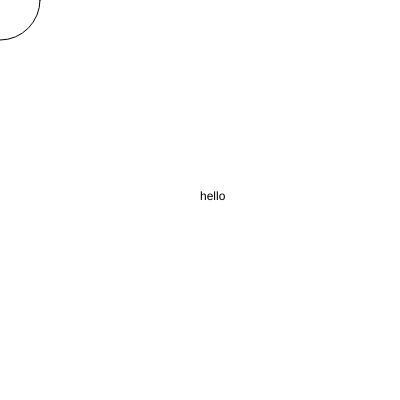
Frame 1 (no input)
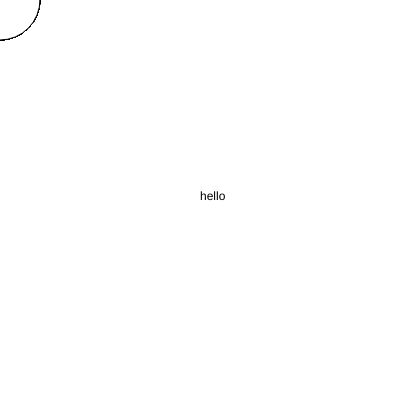
Frame 60 (no input)
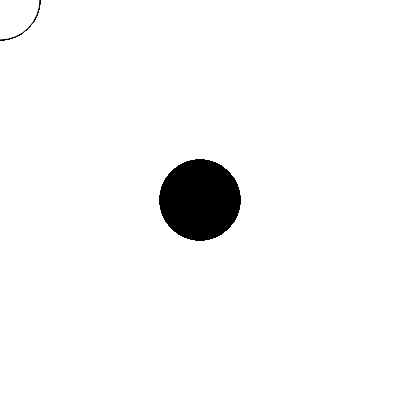
Frame 120 (the mouse pressed at the canvas centre since frame 60)

The p5.js sketch that drew these frames (run headless with seeded random() and noise() and a simulated clock; from frame 60 on, the mouse is pressed at the canvas centre):

// p5.js sketch
// ── sketch.js
function setup() {
    createCanvas(400, 400);
    text("hello", 200, 200);
  }
  
  function draw() {
    if (mouseIsPressed) {
      fill(0);
    } else {
      fill(255);
    }
    ellipse(mouseX, mouseY, 80, 80);
  }
